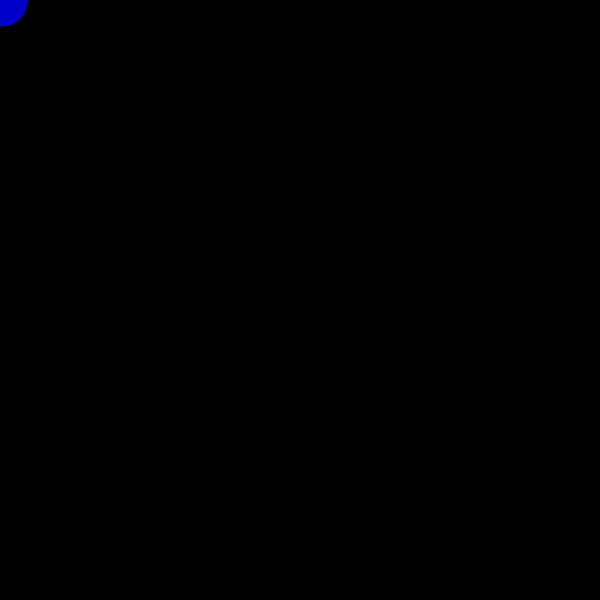
Frame 1 (no input)
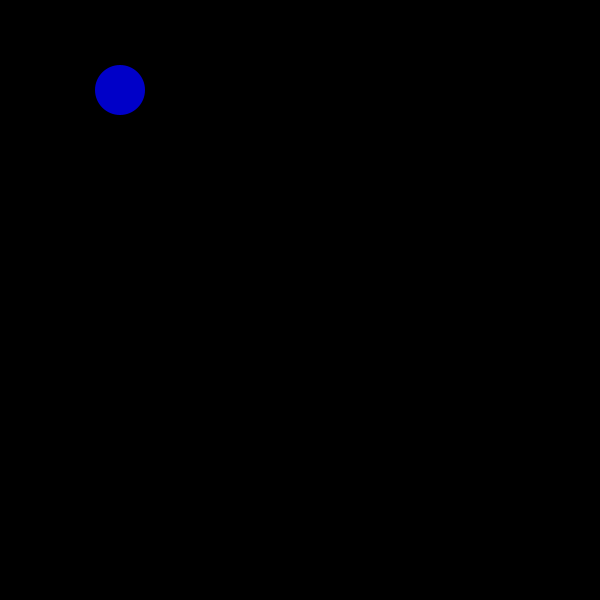
Frame 60 (the mouse pressed at the canvas centre just before this capture)
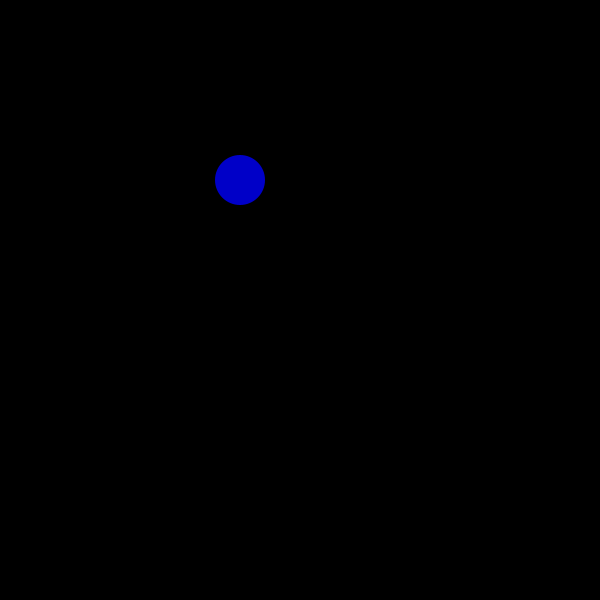
Frame 120 (the mouse held since frame 60 and released just before this capture)

The Processing sketch that drew these frames (run headless with seeded random() and noise(); from frame 60 on, the mouse is pressed at the canvas centre):

// Processing sketch: processing_104974
// ── processing_104974.pde

float x = 0;
float y = 0;
float xPos = 2;
float yPos = 1.5;

void setup(){
  size(600,600);
  smooth();
}

void draw(){  
  noStroke();
  background(0);
  fill(0,0,200);
  
  x = x + xPos;
  y = y + yPos;
  
if ((x >width) || (x < 0)) {
  xPos = xPos * -1;
}

if ((y > height) || (y < 0)){
  yPos = yPos * -1;
}

ellipse(x, y, 50, 50);

}
